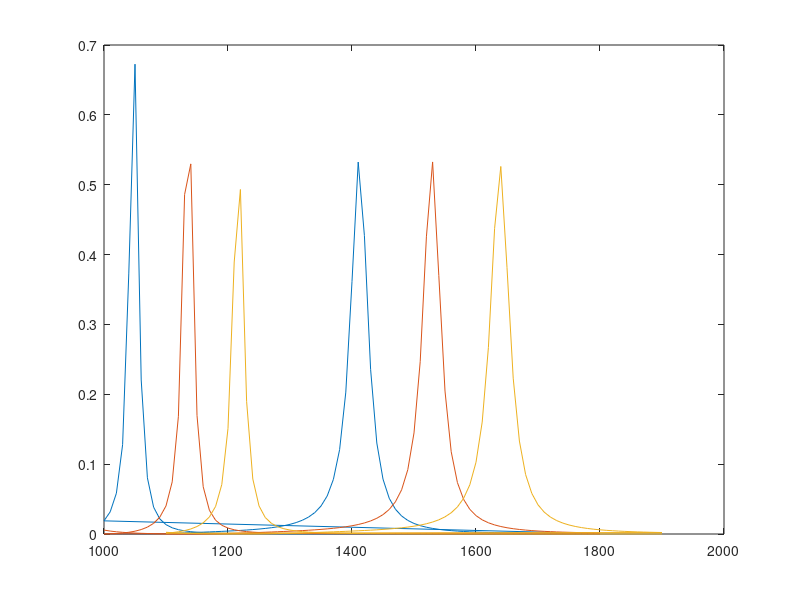

Write MATLAB code to recreate this figure.
close all;
clc;
clear all;
x=[% Model:              6.mph
% Version:            COMSOL 6.3.0.290
% Date:               Dec 21 2025, 13:03
% Dimension:          1
% Nodes:              162
% Expressions:        1
% Description:        Global
% Operating waveglength (nm) , 
1000                         4.34242142472355E-4
1010                         2.3781351503347254E-4
1019.9999999999999           9.472486640553981E-5
1030                         1.4005081911460498E-5
1039.9999999999998           4.4312655109474865E-5
1050                         1.3750345647100507E-4
1060                         1.525289004852913E-5
1070                         6.216295998655292E-5
1080                         1.9842448708046304E-4
1090                         3.959434902950256E-4
1100                         6.439009557345375E-4
1110                         9.321919477821552E-4
1120                         0.0012502744714028378
1129.9999999999998           0.0015881732473089002
1140                         0.0019377421299381652
1149.9999999999998           0.002293597480580762
1160                         0.002653541052894983
1169.9999999999998           0.0030185453222195753
1180                         0.003392491806184449
1190                         0.0037818629664626603
1200                         0.004195543097337021
1210                         0.004644829780301156
1220                         0.0051433418045056375
1230                         0.005703893441735974
1239.9999999999998           0.00634399928663663
1250                         0.007086684992862204
1259.9999999999998           0.007961752312692747
1270                         0.009008714567667019
1279.9999999999998           0.010281268902202479
1290                         0.011854286302547814
1300                         0.01383507329719517
1310                         0.016382157727206737
1320                         0.019737893686168444
1330                         0.024287683663359694
1340                         0.030673328755804228
1349.9999999999998           0.04002344967480047
1360                         0.054454937918311894
1369.9999999999998           0.07824594908212781
1380                         0.12073865236293703
1389.9999999999998           0.20309684409218876
1400                         0.361606362852495
1409.9999999999998           0.5324506804002872
1420                         0.42710116793919023
1430                         0.23573680500973673
1440                         0.1303209436797991
1450                         0.07852649699407963
1459.9999999999998           0.051203193802485676
1470                         0.035500079454599466
1479.9999999999998           0.02579674128128848
1490                         0.01944253362967381
1499.9999999999998           0.015084024074344966
1510                         0.011980309284386093
1519.9999999999998           0.009701271919188865
1530                         0.007984604782201725
1540                         0.006663550591747028
1550                         0.005628279883248705
1560                         0.004804225949268137
1569.9999999999998           0.0041394123244635865
1580                         0.003596765060605198
1589.9999999999998           0.003149297645832017
1600                         0.0027770088263629946
1609.9999999999998           0.0024648338767655187
1620                         0.0021997370637707224
1629.9999999999998           0.001971832608194718
1640                         0.0017748020249952344
1650                         0.0016036103418076426
1660                         0.001454204178725033
1670                         0.00132328939928533
1679.9999999999998           0.0012081653888187521
1690                         0.0011066001634747107
1699.9999999999998           0.0010167352734677135
1710                         9.370126859861387E-4
1719.9999999999998           8.661180468062215E-4
1730                         8.029362617009309E-4
1739.9999999999998           7.465164267826895E-4
1750                         6.960439136752153E-4
1759.9999999999998           6.508179758906837E-4
1770                         6.102336512690779E-4
1780                         5.737670357464406E-4
1789.9999999999998           5.409632267236955E-4
1800                         5.114264014628614E-4
1000                         0.018836735867075866
1010                         0.03176786285901712
1019.9999999999999           0.058448087713030686
1030                         0.12786510628815753
1039.9999999999998           0.3734912149625813
1050                         0.6725689036524756
1060                         0.22050070981819958
1070                         0.08042789524619624
1080                         0.03842653553043488
1090                         0.02158869374368072
1100                         0.013396172154385246
1110                         0.00888641199158172
1120                         0.0061892411458161906
1129.9999999999998           0.004475474312817328
1140                         0.00333521115632342
1149.9999999999998           0.0025484574009570398
1160                         0.001989372514844512
1169.9999999999998           0.001582222226970353
1180                         0.0012795039043834934
1190                         0.001050384549074841
1200                         8.742665055243773E-4
1210                         7.370486405168102E-4
1220                         6.288076327001411E-4
1230                         5.419131502799123E-4
1239.9999999999998           4.711484108354053E-4
1250                         4.128446928715078E-4
1259.9999999999998           3.643149359406869E-4
1270                         3.23568549984621E-4
1279.9999999999998           2.891163147713769E-4
1290                         2.5983414393848545E-4
1300                         2.3486623944949064E-4
1310                         2.1355532254558257E-4
1320                         1.9539196865152227E-4
1330                         1.7997750569310623E-4
1340                         1.6699568289271937E-4
1349.9999999999998           1.5618643295374298E-4
1360                         1.4730594458127762E-4
1369.9999999999998           1.400221547383892E-4
1380                         1.3355381471467492E-4
1389.9999999999998           1.2528227889144788E-4
1400                         1.0603000841783034E-4
1409.9999999999998           6.130959618138806E-5
1420                         2.971700668623128E-5
1430                         3.5242413905649506E-5
1440                         4.605793186397756E-5
1450                         5.379246834192675E-5
1459.9999999999998           5.9035805551043635E-5
1470                         6.286596180701327E-5
1479.9999999999998           6.597251561728654E-5
1490                         6.876086826996042E-5
1499.9999999999998           7.147493899484557E-5
1510                         7.426964237550646E-5
1519.9999999999998           7.725065363717349E-5
1530                         8.049652998587934E-5
1540                         8.407150276439872E-5
1550                         8.80332622668657E-5
1560                         9.243800598573171E-5
1569.9999999999998           9.734398310139274E-5
1580                         1.0281423438299657E-4
1589.9999999999998           1.0891927092570772E-4
1600                         1.1573804453608597E-4
1609.9999999999998           1.233621246392701E-4
1620                         1.3183661994343627E-4
1629.9999999999998           1.4120055210221352E-4
1640                         1.5155623639425463E-4
1650                         1.6302110198863115E-4
1660                         1.7573047699729304E-4
1670                         1.8984097065407983E-4
1679.9999999999998           2.055346219921763E-4
1690                         2.2302403415026646E-4
1699.9999999999998           2.425587820976628E-4
1710                         2.6443347641613685E-4
1719.9999999999998           2.8899799759799524E-4
1730                         3.166706001732833E-4
1739.9999999999998           3.4795484799464405E-4
1750                         3.834617179399131E-4
1759.9999999999998           4.2393875592697207E-4
1770                         4.703089756788948E-4
1780                         5.237233997578212E-4
1789.9999999999998           5.856329864659924E-4
1800                         6.578885522357711E-4
];
y=[% Model:              7.mph
% Version:            COMSOL 6.3.0.290
% Date:               Dec 21 2025, 13:04
% Dimension:          1
% Nodes:              162
% Expressions:        1
% Description:        Global
% Operating waveglength (nm) , 
1000                         0.00561629045242227
1010                         0.004208656715054872
1019.9999999999999           0.0031834381433773033
1030                         0.0024168516825552894
1039.9999999999998           0.0018292704846156712
1050                         0.0013690186520586539
1060                         0.0010023343224197828
1070                         7.071822741428555E-4
1080                         4.6945913258578185E-4
1090                         2.8071113724324905E-4
1100                         1.3665929293143678E-4
1110                         4.0016305964024676E-5
1120                         6.021450786055147E-6
1129.9999999999998           8.945574216897796E-5
1140                         9.281317291601246E-5
1149.9999999999998           1.7631977306598324E-5
1160                         7.950115191386313E-5
1169.9999999999998           2.0356507647591838E-4
1180                         3.7010132547976295E-4
1190                         5.7129635127852E-4
1200                         8.015093424519735E-4
1210                         0.001055861794970155
1220                         0.001330229516252716
1230                         0.001620380872463639
1239.9999999999998           0.001923371116415703
1250                         0.002237684582341086
1259.9999999999998           0.0025631252182363867
1270                         0.002900813281260636
1279.9999999999998           0.0032531439256710338
1290                         0.0036237506192421075
1300                         0.00401751042501927
1310                         0.004440621643211112
1320                         0.004900781270904581
1330                         0.005407492577139012
1340                         0.00597254352965961
1349.9999999999998           0.00661071719950793
1360                         0.007340830019238255
1369.9999999999998           0.008187251327197059
1380                         0.009182153938909
1389.9999999999998           0.010368910774197418
1400                         0.011807296487661522
1409.9999999999998           0.01358231561551139
1420                         0.015818093536457366
1430                         0.01870006491564335
1440                         0.02251500354674647
1450                         0.027724754858646353
1459.9999999999998           0.03510941432110962
1470                         0.04606284774631036
1479.9999999999998           0.06324511956414774
1490                         0.09212061746112278
1499.9999999999998           0.14468678877689595
1510                         0.24677049514446864
1519.9999999999998           0.4254244299931677
1530                         0.5326111196361578
1540                         0.3701411516199667
1550                         0.20461747444154252
1560                         0.11775026700558651
1569.9999999999998           0.07369543663913873
1580                         0.04960089475129838
1589.9999999999998           0.035334241253561896
1600                         0.026306499556697404
1609.9999999999998           0.020280107146346846
1620                         0.01606576956342356
1629.9999999999998           0.013002515656577968
1640                         0.010711279087052331
1650                         0.00895579907538717
1660                         0.007583053107028241
1670                         0.006490615473279332
1679.9999999999998           0.005607951413245515
1690                         0.00488526985735218
1699.9999999999998           0.004286651384113195
1710                         0.0037856799478775435
1719.9999999999998           0.003362592650838327
1730                         0.00300237468958794
1739.9999999999998           0.0026934587435087456
1750                         0.0024268198657065275
1759.9999999999998           0.002195334628635876
1770                         0.001993320212944933
1780                         0.001816198163108588
1789.9999999999998           0.001660245886704322
1800                         0.0015224108071613465
1000                         1.210072451822432E-4
1010                         3.509175177246401E-4
1019.9999999999999           7.615002707345446E-4
1030                         0.0014295723767611189
1039.9999999999998           0.0024648198298194276
1050                         0.0040256008816895025
1060                         0.006352275744830992
1070                         0.00984390281789423
1080                         0.01524380171624391
1090                         0.024120741774414572
1100                         0.040245198588252075
1110                         0.07464348504185798
1120                         0.16855868032529026
1129.9999999999998           0.48601855010029854
1140                         0.5298159661656568
1149.9999999999998           0.16975013367989458
1160                         0.0676474162223367
1169.9999999999998           0.033966508969472876
1180                         0.019670217123018245
1190                         0.01250410819698689
1200                         0.008488773998084781
1210                         0.006054522570179307
1220                         0.004489508755673932
1230                         0.0034326209461937947
1239.9999999999998           0.002690849043611059
1250                         0.002153844673483643
1259.9999999999998           0.0017547999195043796
1270                         0.0014515567648843938
1279.9999999999998           0.0012165712748253962
1290                         0.0010313073977338044
1300                         8.829695059888433E-4
1310                         7.625276196292814E-4
1320                         6.634858112395485E-4
1330                         5.810926982451898E-4
1340                         5.11822836293873E-4
1349.9999999999998           4.530284525910149E-4
1360                         4.0270070031070534E-4
1369.9999999999998           3.593026919829371E-4
1380                         3.216503739059597E-4
1389.9999999999998           2.888258063635515E-4
1400                         2.6011157730900777E-4
1409.9999999999998           2.3498227967542828E-4
1420                         2.1305320217181192E-4
1430                         1.940009663535001E-4
1440                         1.775492819498098E-4
1450                         1.6345939256875338E-4
1459.9999999999998           1.5152098976274291E-4
1470                         1.4153711521979883E-4
1479.9999999999998           1.3328290677727092E-4
1490                         1.2636807574507581E-4
1499.9999999999998           1.1973648963889999E-4
1510                         1.0980352268507538E-4
1519.9999999999998           8.56937068350741E-5
1530                         4.2960008659503936E-5
1540                         2.6556724274998996E-5
1550                         3.4480323337911955E-5
1560                         4.3442072976178555E-5
1569.9999999999998           4.9726797641347576E-5
1580                         5.41253296311563E-5
1589.9999999999998           5.748326558738249E-5
1600                         6.0332409945264696E-5
1609.9999999999998           6.299235401539238E-5
1620                         6.563325844536983E-5
1629.9999999999998           6.834864842794893E-5
1640                         7.121933072299665E-5
1650                         7.430523365693279E-5
1660                         7.765441402642114E-5
1670                         8.130854990766971E-5
1679.9999999999998           8.530665799700275E-5
1690                         8.968662447572217E-5
1699.9999999999998           9.448810640911311E-5
1710                         9.975305588308671E-5
1719.9999999999998           1.0552701307205588E-4
1730                         1.1186011443761335E-4
1739.9999999999998           1.1880808671897124E-4
1750                         1.2643328720909607E-4
1759.9999999999998           1.3480584150857622E-4
1770                         1.4400492706871898E-4
1780                         1.5412025272488477E-4
1789.9999999999998           1.6525379036363554E-4
1800                         1.7752182479347244E-4
];
z=[% Model:              8.mph
% Version:            COMSOL 6.3.0.290
% Date:               Dec 21 2025, 13:06
% Dimension:          1
% Nodes:              162
% Expressions:        1
% Description:        Global
% Operating waveglength (nm) , 
1100                         0.0024842662953805904
1110                         0.0018930805637201239
1120                         0.0014281740175025833
1129.9999999999998           0.00105888890793854
1140                         7.637452569200325E-4
1149.9999999999998           5.277837423166555E-4
1160                         3.407776516426508E-4
1169.9999999999998           1.9613535724109674E-4
1180                         9.051963665875033E-5
1190                         2.4850406453751062E-5
1200                         9.995783042006866E-6
1210                         8.077350755797462E-5
1220                         1.0117716777919338E-4
1230                         2.3071857875455566E-5
1239.9999999999998           5.876047722078242E-5
1250                         1.5110034778965215E-4
1259.9999999999998           2.8072027947344003E-4
1270                         4.418121519700448E-4
1279.9999999999998           6.310570599774235E-4
1290                         8.454090052774105E-4
1300                         0.0010817085506863694
1310                         0.001336772601912361
1320                         0.0016076222949497915
1330                         0.001891726713235557
1340                         0.0021872071128282234
1349.9999999999998           0.0024929803491539615
1360                         0.002808842604026057
1369.9999999999998           0.003135508654819703
1380                         0.003474628964225284
1389.9999999999998           0.003828808726574148
1400                         0.004201630728783535
1409.9999999999998           0.004597993487236971
1420                         0.005024526972452196
1430                         0.005489609827343543
1440                         0.006003739802600941
1450                         0.00658010104246445
1459.9999999999998           0.007235392987381965
1470                         0.007991035109957297
1479.9999999999998           0.008874926372868668
1490                         0.009924046329411303
1499.9999999999998           0.01118836905569267
1510                         0.012736884152652627
1519.9999999999998           0.014667103703258251
1530                         0.017120530446748203
1540                         0.020308701078560705
1550                         0.024558775801067023
1560                         0.030396954992007647
1569.9999999999998           0.03870892910579164
1580                         0.05106601717006016
1589.9999999999998           0.07042697898716009
1600                         0.10271788834283241
1609.9999999999998           0.16030888869551752
1620                         0.2671285320575501
1629.9999999999998           0.43748879514557687
1640                         0.5261465209309463
1650                         0.38134637718247605
1660                         0.2230410299137927
1670                         0.13305977477558756
1679.9999999999998           0.08512015693127725
1690                         0.058103936480149415
1699.9999999999998           0.041786637320898774
1710                         0.03131085117979083
1719.9999999999998           0.024237279439531013
1730                         0.019259509418613024
1739.9999999999998           0.015635274276178564
1750                         0.012920630411331466
1759.9999999999998           0.010838125173109548
1770                         0.00920770291110898
1780                         0.007908663610238814
1789.9999999999998           0.00685778971431538
1800                         0.005996280947779334
1809.9999999999998           0.0052816828830572924
1820                         0.004682752455847099
1829.9999999999998           0.004176101706582834
1840                         0.0037439534134795925
1849.9999999999998           0.003372607461680284
1860                         0.003051372791920926
1869.9999999999998           0.0027718106268718925
1880                         0.002527189773148271
1890                         0.002312088919891082
1899.9999999999998           0.0021221024437133936
1100                         0.0011934569801375138
1110                         0.001998821209037925
1120                         0.0031691701023582415
1129.9999999999998           0.004842857370428043
1140                         0.007233182850136567
1149.9999999999998           0.010703999440407107
1160                         0.01594433991290313
1169.9999999999998           0.024403813322090396
1180                         0.03952607859963904
1190                         0.07090463295013098
1200                         0.15119314012535698
1210                         0.3893549127164563
1220                         0.4931811165105062
1230                         0.18992942196600976
1239.9999999999998           0.0787722768360435
1250                         0.040279269372010866
1259.9999999999998           0.023678439177739603
1270                         0.01526196856877692
1279.9999999999998           0.010490008003001957
1290                         0.007558675310615515
1300                         0.00564692443946361
1310                         0.004340942059503941
1320                         0.0034151228950185146
1330                         0.0027385919280553815
1340                         0.002231518728459027
1349.9999999999998           0.001843150655270107
1360                         0.001540082123487692
1369.9999999999998           0.00129966732131431
1380                         0.0011061603939413647
1389.9999999999998           9.483697996397015E-4
1400                         8.181830918070863E-4
1409.9999999999998           7.097443629803432E-4
1420                         6.187619200956413E-4
1430                         5.419282044923784E-4
1440                         4.766653389535218E-4
1450                         4.2094711953682035E-4
1459.9999999999998           3.7316918110862486E-4
1470                         3.3205275522578414E-4
1479.9999999999998           2.96572228796494E-4
1490                         2.658998737590517E-4
1499.9999999999998           2.3936324077316216E-4
1510                         2.1641214126432275E-4
1519.9999999999998           1.9659309068512023E-4
1530                         1.7952967989396933E-4
1540                         1.6490765440977425E-4
1550                         1.5246351629784902E-4
1560                         1.419750605443071E-4
1569.9999999999998           1.3325077978352856E-4
1580                         1.2611034043193356E-4
1589.9999999999998           1.2033276880917301E-4
1600                         1.15494835431865E-4
1609.9999999999998           1.1042798372735133E-4
1620                         1.0135707662228542E-4
1629.9999999999998           7.859512872621716E-5
1640                         4.120512090832838E-5
1650                         2.58956216871656E-5
1660                         3.215149001598091E-5
1670                         4.067618011584383E-5
1679.9999999999998           4.7146815341614806E-5
1690                         5.1862432704148844E-5
1699.9999999999998           5.5497242566070183E-5
1710                         5.852793174616687E-5
1719.9999999999998           6.125517529748787E-5
1730                         6.386910168906648E-5
1739.9999999999998           6.649422424903825E-5
1750                         6.921620283090952E-5
1759.9999999999998           7.209753816032053E-5
1770                         7.518694388778982E-5
1780                         7.852511342690003E-5
1789.9999999999998           8.214839883223862E-5
1800                         8.60914737230913E-5
1809.9999999999998           9.038820321746831E-5
1820                         9.507413865652199E-5
1829.9999999999998           1.0018672466929574E-4
1840                         1.0576635044528438E-4
1849.9999999999998           1.1185713609689957E-4
1860                         1.185077027620658E-4
1869.9999999999998           1.257719679222507E-4
1880                         1.33710000491055E-4
1890                         1.4238896730928282E-4
1899.9999999999998           1.518842026620964E-4
];
figure
plot(x(:,1),x(:,2))
hold
plot(y(:,1),y(:,2))
plot(z(:,1),z(:,2))
